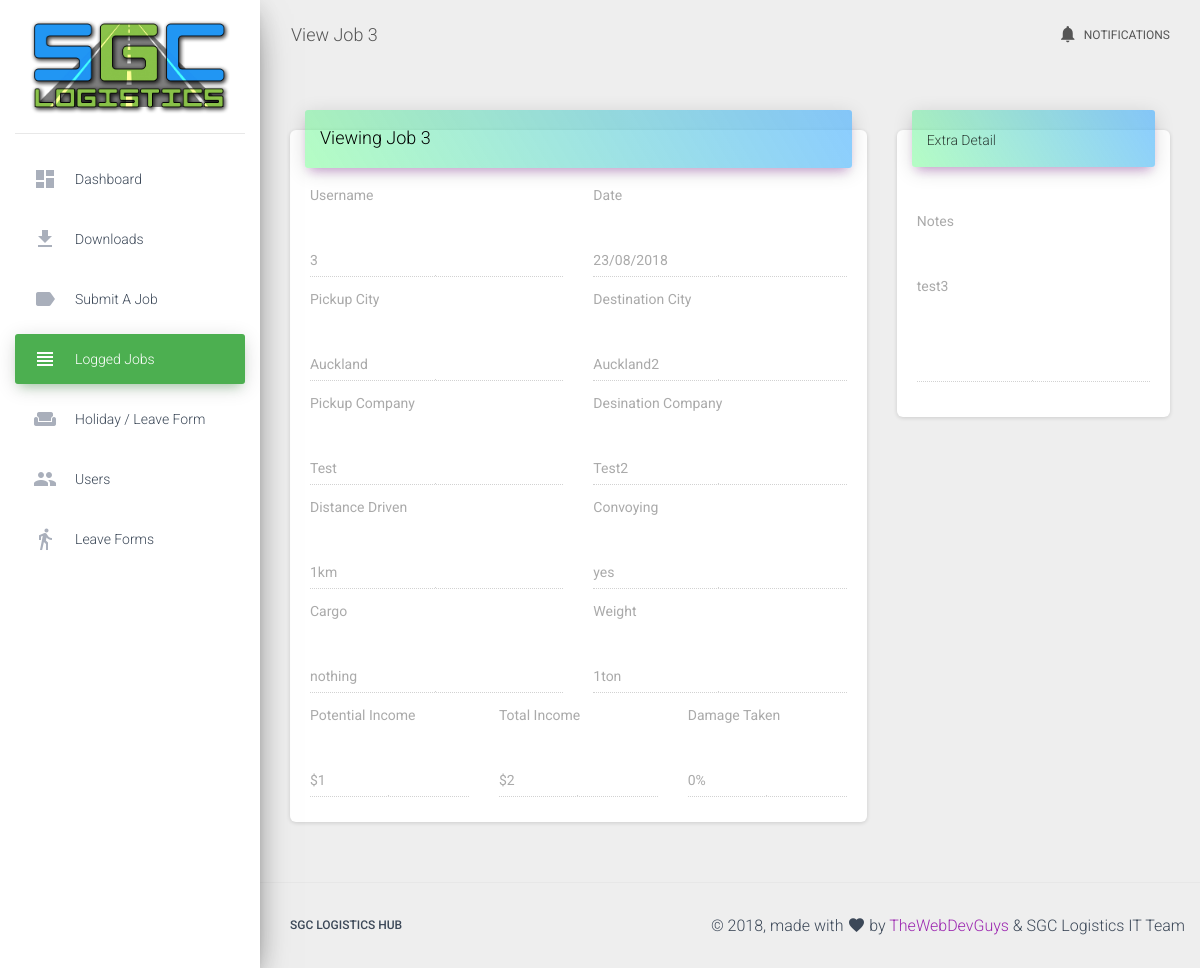
The page /viewjob.php?id=3 on the database its author committed.
### tables this page shows
CREATE TABLE `user_jobs` (
  `id` int(11) NOT NULL,
  `username` varchar(32) NOT NULL,
  `date` varchar(32) NOT NULL,
  `pickup_city` varchar(25) NOT NULL,
  `destination_city` varchar(25) NOT NULL,
  `pickup_company` varchar(25) NOT NULL,
  `destination_company` varchar(25) NOT NULL,
  `distance` varchar(10) NOT NULL,
  `convoy` varchar(10) NOT NULL,
  `cargo` varchar(32) NOT NULL,
  `weight` varchar(10) NOT NULL,
  `potential_income` varchar(10) NOT NULL,
  `total_income` varchar(10) NOT NULL,
  `total_damage` varchar(10) NOT NULL,
  `notes` varchar(250) NOT NULL
);

### common/jobselector.php (called while the page is built, shortened)
<?php
$connection = new Connection();
$conn = $connection->getConnection();
$id = $_GET['id'];
$sql = $conn->prepare("SELECT id, username, date, pickup_city, destination_city, pickup_company, destination_company, distance, convoy, cargo, weight, potential_income, total_income, total_damage, notes FROM user_jobs WHERE id = ?");
$sql->bindParam(1, $id);
$sql->execute();
$row = $sql->fetch();
$username = $row["username"];
$d = $row["date"];
$pcity = $row["pickup_city"];
$dcity = $row["destination_city"];
$pcompany = $row["pickup_company"];
$dcompany = $row["destination_company"];
$distance = $row["distance"];
$convoy = $row["convoy"];
$cargo = $row["cargo"];
$weight = $row["weight"];
$pincome = $row["potential_income"];
$tincome = $row["total_income"];
$tdamage = $row["total_damage"];
$notes = $row["notes"];

### viewjob.php (the view, shortened to what this page needs)
<!doctype html>
<html lang="en">
<?php require('common/header.php');
require_once("common/jobselector.php");?>
<head>
</head>
<body class="">
  <div class="wrapper ">
    <div class="sidebar" data-color="green" data-background-color="white">
      <div class="logo">
        <a href="#" class="simple-text logo-normal">
            <img src="assets/img/logoasdfasdf.png" width="200px">
        </a>
      </div>
      <div class="sidebar-wrapper">
        <ul class="nav">
          <li class="nav-item">
            <a class="nav-link" href="index.php">
              <i class="material-icons">dashboard</i>
              <p>Dashboard</p>
            </a>
          </li>
          <li class="nav-item">
              <a class="nav-link" href="downloads.php">
                  <i class="material-icons">get_app</i>
                  <p>Downloads</p>
                </a>
          </li>
          <li class="nav-item">
              <a class="nav-link" href="submit.php">
                  <i class="material-icons">label</i>
                  <p>Submit a Job</p>
              </a>
          </li>
          <li class="nav-item active">
              <a class="nav-link" href="loggedjobs.php">
                  <i class="material-icons">view_headline</i>
                  <p>Logged Jobs</p>
              </a>
          </li>
          <li class="nav-item">
              <a class="nav-link" href="loa.php">
                  <i class="material-icons">weekend</i>
                  <p>Holiday / Leave Form</p>
              </a>
          </li>
          <li class="nav-item">
              <a class="nav-link" href="users.php">
                  <i class="material-icons">people</i>
                  <p>Users</p>
              </a>
          </li>
          <li class="nav-item">
              <a class="nav-link" href="leaveforms.php">
                  <i class="material-icons">directions_walk</i>
                  <p>Leave Forms</p>
              </a>
          </li>
        </ul>
      </div>
    </div>
    <div class="main-panel">
      <nav class="navbar navbar-expand-lg navbar-transparent navbar-absolute fixed-top ">
        <div class="container-fluid">
          <div class="navbar-wrapper">
            <a class="navbar-brand" href="#pablo">View Job <?php echo $id; ?></a>
          </div>
          <div class="collapse navbar-collapse justify-content-end">
            <ul class="navbar-nav">
              <li class="nav-item">
                <a class="nav-link" href="#pablo">
                  <i class="material-icons">notifications</i> Notifications
                </a>
              </li>
            </ul>
          </div>
        </div>
      </nav>
        <div class="content">
            <div class="container-fluid">
                <div class="row">
                    <div class="col-md-8">
                        <div class="card">
                            <div class="card-header card-header-primary">
                                <h4 class="card-title">Viewing Job <?php echo $id; ?></h4>
                            </div>
                            <div class="card-body">
                                <div class="row">
                                    <div class="col-md-6">
                                        <label>Username</label>
                                        <div class="form-group">
                                            <label class="bmd-label-floating"><?php echo $username; ?></label>
                                            <input type="text" class="form-control" name="username" title="Username Goes Here" disabled>
                                        </div>
                                    </div>
                                    <div class="col-md-6">
                                        <label>Date</label>
                                        <div class="form-group">
                                            <label class="bmd-label-floating"><?php echo $d; ?></label>
                                            <input type="text" class="form-control" name="date" title="Date you completed the job" disabled>
                                        </div>
                                    </div>
                                </div>
                                <div class="row">
                                    <div class="col-md-6">
                                        <label>Pickup City</label>
                                        <div class="form-group">
                                            <label class="bmd-label-floating"><?php echo $pcity; ?></label>
                                            <input type="text" class="form-control" name="pickupcity" title="Location of the pickup" disabled>
                                        </div>
                                    </div>
                                    <div class="col-md-6">
                                        <label>Destination City</label>
                                        <div class="form-group">
                                            <label class="bmd-label-floating"><?php echo $dcity; ?></label>
                                            <input type="text" class="form-control" name="destinationcity" title="Location of the Destination" disabled>
                                        </div>
                                    </div>
                                </div>
                                <div class="row">
                                    <div class="col-md-6">
                                        <label>Pickup Company</label>
                                        <div class="form-group">
                                            <label class="bmd-label-floating"><?php echo $pcompany; ?></label>
                                            <input type="text" class="form-control" name="pickupcompany" title="Company you picked up the load from" disabled>
                                        </div>
                                    </div>
                                    <div class="col-md-6">
                                        <label>Desination Company</label>
                                        <div class="form-group">
                                            <label class="bmd-label-floating"><?php echo $dcompany; ?></label>
                                            <input type="text" class="form-control" name="destinationcompany" title="Company you dropped off the load to" disabled>
                                        </div>
                                    </div>
                                </div>
                                <div class="row">
                                    <div class="col-md-6">
                                        <label>Distance Driven</label>
                                        <div class="form-group">
                                            <label class="bmd-label-floating"><?php echo $distance; ?></label>
                                            <input type="text" class="form-control" name="distance" title="How far did you drive" disabled>
                                        </div>
                                    </div>
                                    <div class="col-md-6">
                                        <label>Convoying</label>
                                        <div class="form-group">
                                            <label class="bmd-label-floating"><?php echo $convoy; ?></label>
                                            <input type="text" class="form-control" name="convoy" title="Did you drive with other users/SGC Drivers" disabled>
                                        </div>
                                    </div>
                                </div>
                                <div class="row">
                                    <div class="col-md-6">
                                        <label>Cargo</label>
                                        <div class="form-group">
                                            <label class="bmd-label-floating"><?php echo $cargo; ?></label>
                                            <input type="text" class="form-control" name="cargo" title="What was your cargo" disabled>
                                        </div>
                                    </div>
                                    <div class="col-md-6">
                                        <label>Weight</label>
                                        <div class="form-group">
                                            <label class="bmd-label-floating"><?php echo $weight; ?></label>
                                            <input type="text" class="form-control" name="weight" title="How heavy was the load" disabled>
                                        </div>
                                    </div>
                                </div>
                                <div class="row">
                                    <div class="col-md-4">
                                        <label>Potential Income</label>
                                        <div class="form-group">
                                            <label class="bmd-label-floating"><?php echo $pincome; ?></label>
                                            <input type="text" class="form-control" name="potentialincome" title="How much were you expecting to make" disabled>
                                        </div>
                                    </div>
                                    <div class="col-md-4">
                                        <label>Total Income</label>
                                        <div class="form-group">
                                            <label class="bmd-label-floating"><?php echo $tincome; ?></label>
                                            <input type="text" class="form-control" name="totalincome" title="The amount you made final" disabled>
                                        </div>
                                    </div>
                                    <div class="col-md-4">
                                        <label>Damage Taken</label>
                                        <div class="form-group">
                                            <label class="bmd-label-floating"><?php echo $tdamage; ?></label>
                                            <input type="text" class="form-control" name="totaldamage" title="How much damage did you take" disabled>
                                        </div>
                                    </div>
                                </div>
                            </div>
                        </div>
                    </div>
                    <div class="col-md-4">
                        <div class="card">
                            <div class="card-header card-header-primary">
                                <p class="card-category">Extra Detail</p>
                            </div>
                            <div class="card-body">
                                <div class="row">
                                    <div class="col-md-12">
                                        <div class="form-group">
                                            <label>Notes</label>
                                            <div class="form-group">
                                                <label class="bmd-label-floating"><?php echo $notes; ?></label>
                                                <textarea class="form-control" rows="5" name="notes"  disabled></textarea>
                                            </div>
                                        </div>
                                    </div>
                                </div>
                            </div>
                        </div>
                    </div>
                </div>
            </div>
        </div>
        <?php
            echo $footer;
        ?>
    </div>
  </div>
</body>
</html>

### rows shown on the page
user_jobs: username "3", date "23/08/2018", pickup_city "Auckland", destination_city "Auckland2", pickup_company "Test", destination_company "Test2", distance "1km", convoy "yes", cargo "nothing", weight "1ton", potential_income "$1", total_income "$2", total_damage "0%", notes "test3"

### other values the page prints
$id "3"
